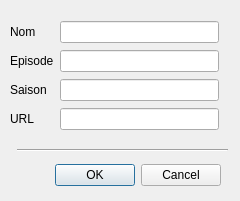
<?xml version="1.0" encoding="UTF-8"?>
<ui version="4.0">
 <class>itemDialog</class>
 <widget class="QDialog" name="itemDialog">
  <property name="geometry">
   <rect>
    <x>0</x>
    <y>0</y>
    <width>240</width>
    <height>201</height>
   </rect>
  </property>
  <property name="windowTitle">
   <string>Dialog</string>
  </property>
  <widget class="QDialogButtonBox" name="buttonBox">
   <property name="geometry">
    <rect>
     <x>10</x>
     <y>160</y>
     <width>211</width>
     <height>31</height>
    </rect>
   </property>
   <property name="orientation">
    <enum>Qt::Horizontal</enum>
   </property>
   <property name="standardButtons">
    <set>QDialogButtonBox::Cancel|QDialogButtonBox::Ok</set>
   </property>
  </widget>
  <widget class="QWidget" name="formLayoutWidget">
   <property name="geometry">
    <rect>
     <x>10</x>
     <y>20</y>
     <width>209</width>
     <height>112</height>
    </rect>
   </property>
   <layout class="QGridLayout" name="gridLayout">
    <item row="0" column="0">
     <widget class="QLabel" name="nomLabel">
      <property name="text">
       <string>Nom</string>
      </property>
     </widget>
    </item>
    <item row="0" column="1">
     <widget class="QLineEdit" name="nomLineEdit"/>
    </item>
    <item row="1" column="0">
     <widget class="QLabel" name="episodeLabel">
      <property name="text">
       <string>Episode</string>
      </property>
     </widget>
    </item>
    <item row="1" column="1">
     <widget class="QLineEdit" name="episodeLineEdit"/>
    </item>
    <item row="2" column="0">
     <widget class="QLabel" name="saisonLabel">
      <property name="text">
       <string>Saison</string>
      </property>
     </widget>
    </item>
    <item row="2" column="1">
     <widget class="QLineEdit" name="saisonLineEdit"/>
    </item>
    <item row="3" column="0">
     <widget class="QLabel" name="uRLLabel">
      <property name="text">
       <string>URL</string>
      </property>
     </widget>
    </item>
    <item row="3" column="1">
     <widget class="QLineEdit" name="uRLLineEdit"/>
    </item>
   </layout>
  </widget>
  <widget class="Line" name="line">
   <property name="geometry">
    <rect>
     <x>17</x>
     <y>140</y>
     <width>211</width>
     <height>20</height>
    </rect>
   </property>
   <property name="orientation">
    <enum>Qt::Horizontal</enum>
   </property>
  </widget>
 </widget>
 <resources/>
 <connections>
  <connection>
   <sender>buttonBox</sender>
   <signal>accepted()</signal>
   <receiver>itemDialog</receiver>
   <slot>accept()</slot>
   <hints>
    <hint type="sourcelabel">
     <x>248</x>
     <y>254</y>
    </hint>
    <hint type="destinationlabel">
     <x>157</x>
     <y>274</y>
    </hint>
   </hints>
  </connection>
  <connection>
   <sender>buttonBox</sender>
   <signal>rejected()</signal>
   <receiver>itemDialog</receiver>
   <slot>reject()</slot>
   <hints>
    <hint type="sourcelabel">
     <x>316</x>
     <y>260</y>
    </hint>
    <hint type="destinationlabel">
     <x>286</x>
     <y>274</y>
    </hint>
   </hints>
  </connection>
 </connections>
</ui>
